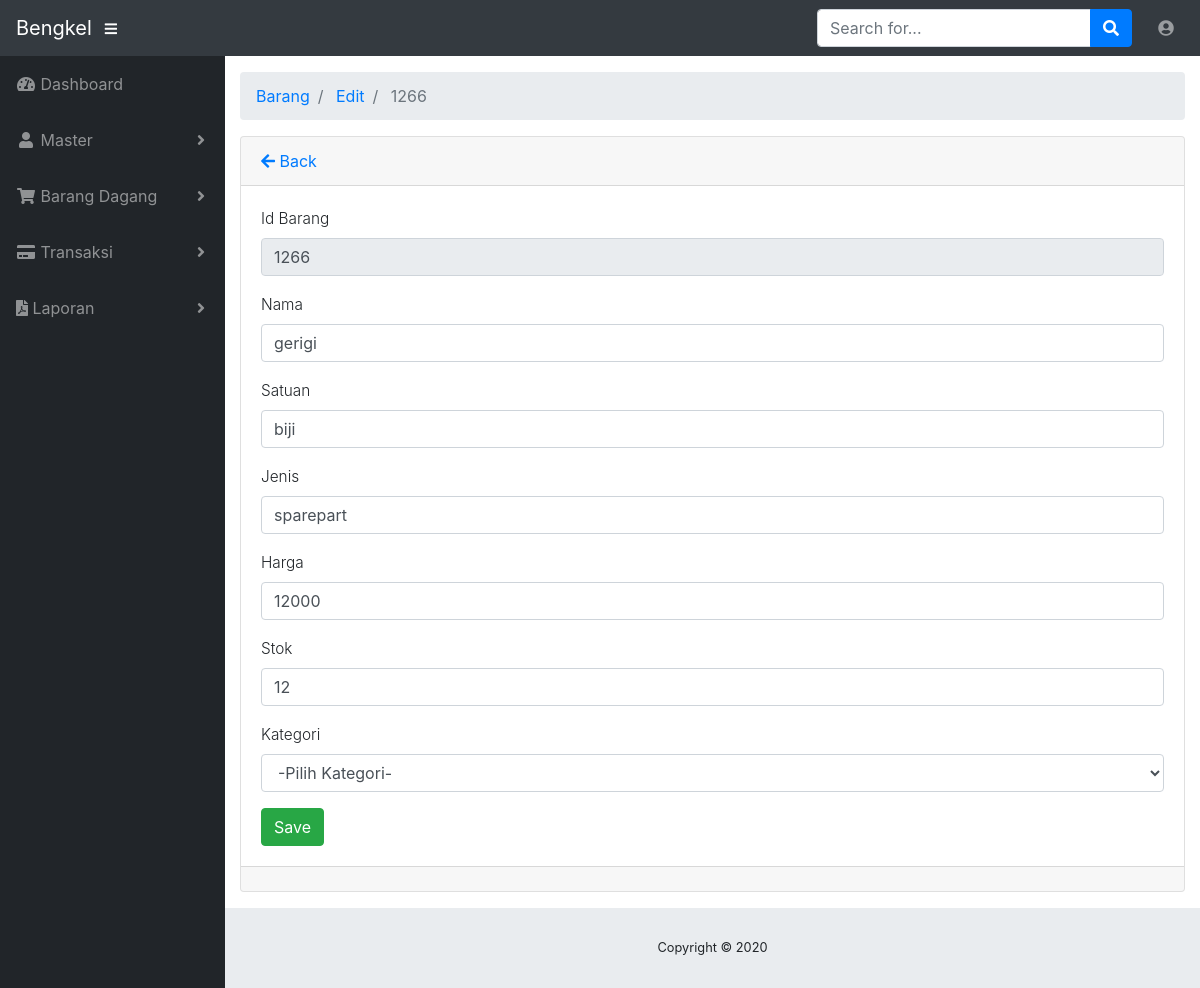
Page /barang/edit/1266 on the committed database.
### tables this page shows
CREATE TABLE `barang` (
  `id` varchar(10) NOT NULL,
  `id_toko` varchar(10) NOT NULL,
  `nama` varchar(25) NOT NULL,
  `satuan` varchar(5) NOT NULL,
  `jenis` varchar(10) NOT NULL,
  `harga` int(11) NOT NULL,
  `stok` smallint(6) NOT NULL,
  `kategori` tinyint(3) NOT NULL
);

### application/controllers/Barang.php (called while the page is built, shortened)
<?php
class Barang extends CI_Controller
{
    public function __construct()
    {
        $this->load->model("product_model");
        $this->load->model('m_kat');
        $this->load->library('form_validation');
    }
    public function edit($id = null)
    {
        $product = $this->product_model;
        $data["product"] = $product->getById($id);
        $data['kategori'] = $this->m_kat->view();
        $this->load->view('templates/header');
        $this->load->view("admin/master/barang/edit", $data);
        $this->load->view('templates/footer');
    }
}

### index.php (called while the page is built, shortened)
<?php
require_once BASEPATH.'core/CodeIgniter.php';

### application/models/Product_model.php (called while the page is built, shortened)
<?php defined('BASEPATH') OR exit('No direct access allowed');
class Product_model extends CI_Model
{
	private $_table = "barang";
	public function getById($id)
	{
		return $this->db->get_where($this->_table,["id" => $id])->row();
	}
}
?>

### application/views/admin/master/barang/edit.php (the view, shortened to what this page needs)
<!DOCTYPE html>
<html lang="en">
<head>
</head>
<body id="page-top">
	<div id="wrapper">
		<div id="content-wrapper">
			<div class="container-fluid">
				<div class="card mb-3">
					<div class="card-header">
						<a onclick="window.history.go(-1);" href="#"><i class="fas fa-arrow-left"></i> Back</a>
					</div>
					<div class="card-body">
						<form action="<?php base_url('barang/edit') ?>" method="post" enctype="multipart/form-data" >
							<div class="form-group">
								<label for="id">Id Barang</label>
								<input class="form-control <?php echo form_error('id') ? 'is-invalid':'' ?>"
								 type="text" name="id" placeholder="ID Product" value="<?php echo $product->id ?>" readonly/>
							</div>
							<div class="form-group">
								<label for="nama">Nama</label>
								<input class="form-control <?php echo form_error('nama') ? 'is-invalid':'' ?>"
								 type="text" name="nama" placeholder="Product name" value="<?php echo $product->nama ?>" />
							</div>
							<div class="form-group">
								<label for="satuan">Satuan</label>
								<input class="form-control <?php echo form_error('satuan') ? 'is-invalid':'' ?>"
								 type="text" name="satuan" placeholder="Satuan Product" value="<?php echo $product->satuan ?>" />
							</div>
							<div class="form-group">
								<label for="jenis">Jenis</label>
								<input class="form-control <?php echo form_error('jenis') ? 'is-invalid':'' ?>"
								 type="text" name="jenis" placeholder="Jenis Product" value="<?php echo $product->jenis ?>" />
							</div>
							<div class="form-group">
								<label for="harga">Harga</label>
								<input class="form-control <?php echo form_error('harga') ? 'is-invalid':'' ?>"
								 type="text" name="harga" placeholder="Harga Product" value="<?php echo $product->harga ?>" />
							</div>
							<div class="form-group">
								<label for="stok">Stok</label>
								<input class="form-control <?php echo form_error('stok') ? 'is-invalid':'' ?>"
								 type="text" name="stok" placeholder="Stok Product" value="<?php echo $product->stok ?>" />
							</div>
							<div class="form-group">
								<label for="kategori">Kategori</label>
								<select class="form-control <?php echo form_error('kategori') ? 'is-invalid':'' ?>" name="kategori">
									<option>-Pilih Kategori-</option>
                  				</select>
							</div>
							<input class="btn btn-success" type="submit" name="btn" value="Save" />
						</form>
					</div>
					<div class="card-footer small text-muted">
					</div>
				</div>
			</div>
		</div>
</body>
</html>

### assets/css/dolands-ux.css (style rules this page uses)
html,body { background: #FFFFFF; color: #515365; font-family: 'Roboto','Helvetica','Calibri'; overflow-x: hidden; height: 100%; width: 100%; -webkit-transition: all 0.4s ease-in-out; -moz-transition: all 0.4s ease-in-out; -ms-transition: all 0.4s ease-in-out; -o-transition: all 0.4s ease-in-out; transition: all 0.4s ease-in-out; }
* { box-sizing: border-box; margin: 0; padding: 0; }
label { font-size: 0.960rem; }
label,p { font-weight: 300; }
a { color: #008AEF; text-decoration: none; }

### rows in the picture
barang: id "1266", nama "gerigi", satuan "biji", jenis "sparepart", harga "12000", stok "12"

### other values in the picture
$segment "Barang"
$segment "Edit"
$segment "1266"
Date('Y') "2020"
